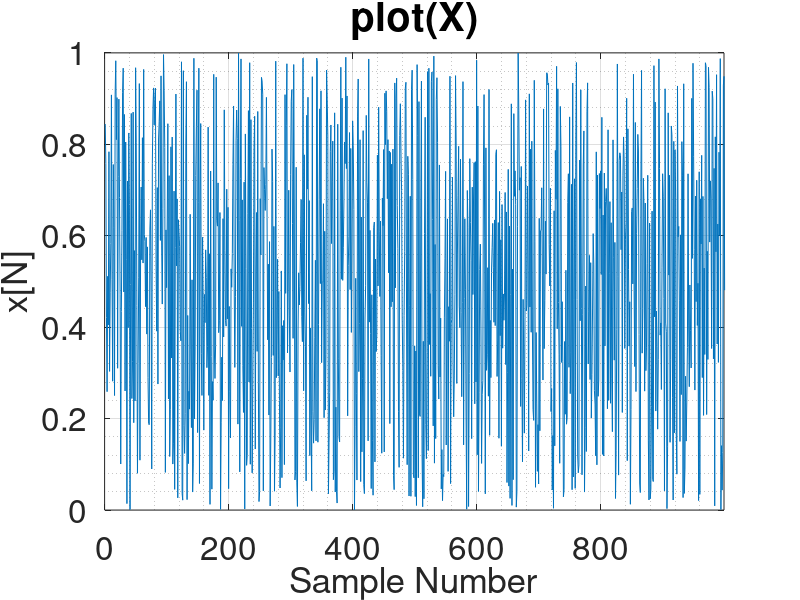

Write the MATLAB code that produced this figure.
clear all

% set default seed
rng default

% length of sequence
N = 1000;

% column vector of random values
% drawn from uniform distribution
x = rand(N, 1);

% plot time series
plot(x);

% graphing settings
title('\fontsize{40}plot(X)');
xlabel('\fontsize{35}Sample Number');
ylabel('\fontsize{35}x[N]');

grid on
grid minor

axis([0, N-1, 0, 1]);
a = get(gca, 'XTickLabel');
set(gca, 'XTickLabel', a, 'fontsize', 24);